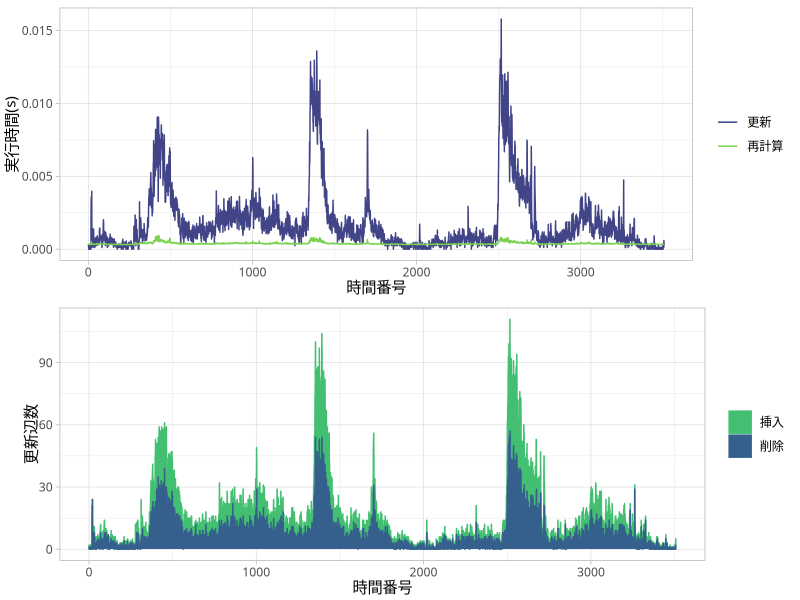

Source code (R):
library(readr)
library(dplyr)
library(tidyr)
library(ggplot2)
library(viridis)
library(cowplot)
theme_set(theme_light(base_size = 11, base_family = 'IPAexGothic'))
out_file <- paste0(sub('^--file=(.+)\\.R$', '\\1', basename(commandArgs()[4])), '.pdf')

data <- read_csv('../../res/data/sfhh.csv') %>%
  rename(`time-idx` = time) %>%
  group_by(`time-idx`) %>%
  summarise(
    `proposed` = mean(`time-proposed`),
    `brandes` = mean(`time-brandes`),
    `incremental` = max(`size-plus`),
    `decremental` = max(`size-minus`)
  ) %>%
  ungroup() %>%
  gather(
    key = 'method', value = 'update-time',
    `proposed`, `brandes`
  ) %>%
  gather(
    key = 'update-type', value = 'update-size',
    `incremental`, `decremental`
  ) %>%
  mutate(
    method = factor(
      method,
      levels = c('proposed', 'brandes'),
      labels = c('更新', '再計算')
    ),
    `update-type` = factor(
      `update-type`,
      levels = c('incremental', 'decremental'),
      labels = c('挿入', '削除')
    )
  )

gp_top <- ggplot(
    data,
    aes(`time-idx`, `update-time`, colour = method)
  ) +
  geom_line() +
  xlab('時間番号') + ylab('実行時間(s)') +
  scale_colour_viridis(discrete = TRUE, begin = 0.2, end = 0.8) +
  theme(
    legend.title = element_blank()
  )

gp_bottom <- ggplot(
    data,
    aes(`time-idx`, `update-size`, fill = `update-type`, colour = `update-type`)
  ) +
  geom_area(position='stack') +
  xlab('時間番号') + ylab('更新辺数') +
  scale_fill_viridis(discrete = TRUE, begin = 0.7, end = 0.3) +
  scale_colour_viridis(discrete = TRUE, begin = 0.7, end = 0.3) +
  theme(
    legend.title = element_blank()
  )

gp <- plot_grid(gp_top, gp_bottom, ncol = 1, align = 'v', axis = 'l')
ggsave(out_file, gp, cairo_pdf, width = 18, height = 12, units = 'cm')
